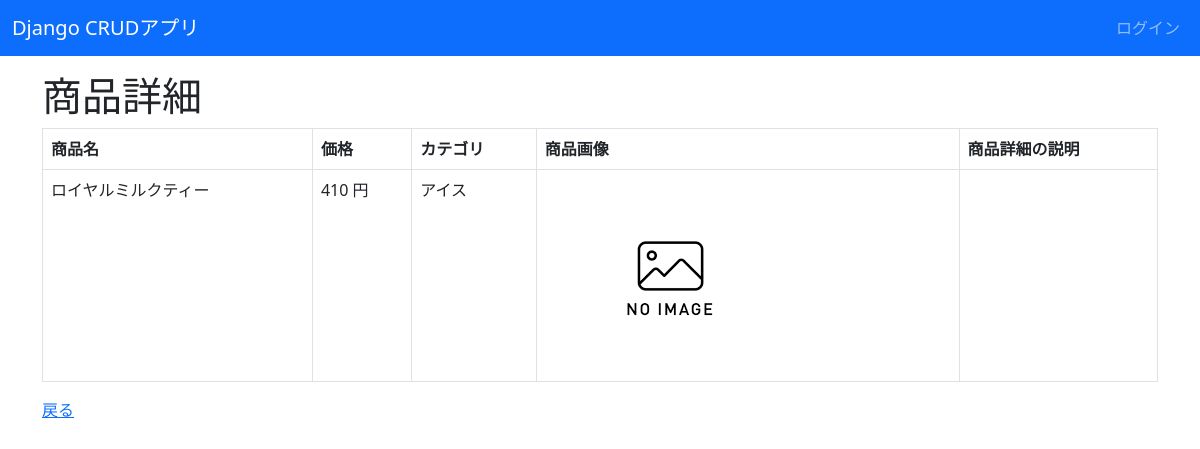
The app's page /crud/detail/7 with its own data.
### crud/models.py (models this page shows, shortened)
class Product(models.Model):
    name = models.CharField(max_length=200)
    price = models.PositiveIntegerField()
    category = models.ForeignKey(Category, on_delete=models.CASCADE)
    img = models.ImageField(blank=True, default='noImage.png')
    description = models.TextField(blank=True, null=True)

class Category(models.Model):
    name = models.CharField(max_length=200)
    def __str__(self):
        return self.name

### crud/views.py (the view)
# urls.py: path('crud/detail/<int:pk>', views.ProductDetailView.as_view(), name="detail"),
class ProductDetailView(DetailView):
    model = Product
    context_object_name = 'product'

### crud/templates/crud/product_detail.html (shortened to what this page needs)
{% extends "base.html" %}
{% block content %}
<h1>商品詳細</h1>
<table class="table table-bordered">
    <thead>
        <tr>
            <th>商品名</th>
            <th>価格</th>
            <th>カテゴリ</th>
            <th>商品画像</th>
            <th>商品詳細の説明</th>
        </tr>
    </thead>
    <tr>
        <td>{{ object.name }}</td>
        <td>{{ object.price }} 円</td>
        <td>{{ product.category }}</td>
        <td><img src="{{ product.img.url }}" style="width:100px height:auto;"></td>
        <td>{{ product.description }}</td>
    </tr>
</table>
<a href="{% url 'list' %}">戻る</a>
{% endblock %}

### records on screen
Product: name "ロイヤルミルクティー", price "410", category "アイス", img (placeholder picture)
